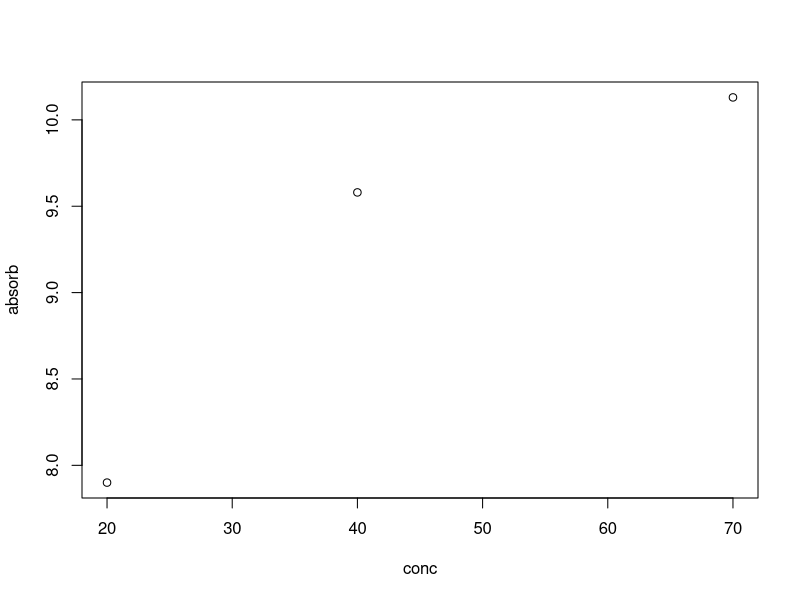

Recreate this plot in R.
### 22 July 2019 - Cat
# Let's make a standard curve for Total Phenolics


df.caffeic <- data.frame(conc=c(100, 150, 200, 250, 300), absorb=c(0.29,0.44,0.57,0.56,0.89))

df.caf.correct <- data.frame(conc=c(20, 40, 70), absorb=c(7.9, 9.58, 10.13))

lm(absorb~conc, data=df.caf.correct)


plot(absorb~conc, data=df.caf.correct)


## Function for absorbance
folinfunc <- function(x) { 
  
  #z = 765 - ((0.00264*x + 0.022) * -1)
  
  x = x*-1
  
  z = (x-0.04253)/7.36053
  
  tpc = (z*0.02)/0.05
  
}
